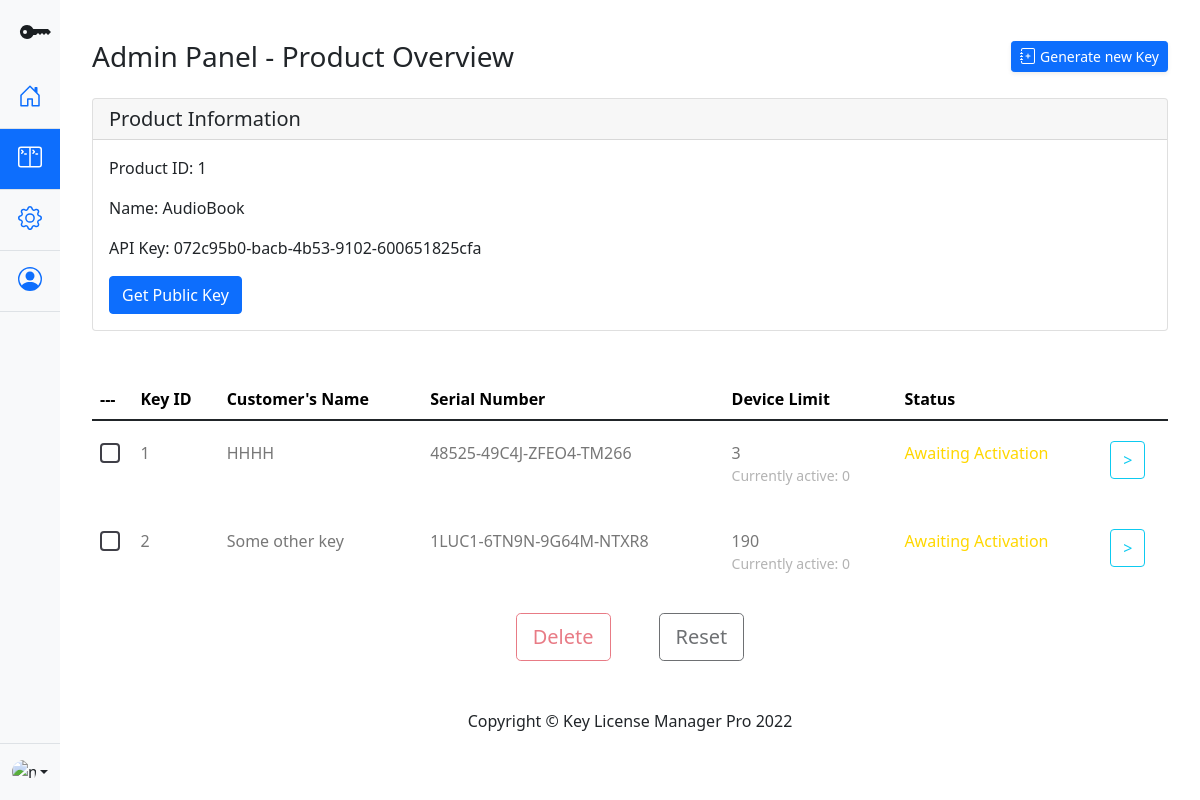
Screenshot of /cpanel/product/id/1 (signed in) with the database file from the repository.
### models.py (models this page shows)
class Product(db.Model):
    __tablename__ = "product"
    id = db.Column( db.Integer, primary_key=True )
    name = db.Column( db.String(100), unique=True )
    logo = db.Column( db.String(150) )
    privateK = db.Column(db.String(1100), unique=True)
    publicK = db.Column(db.String(1100), unique=True)
    apiK = db.Column( db.String(100), unique=True )

class Key(db.Model):
    __tablename__ = "key"
    id = db.Column(db.Integer, primary_key=True)
    productid = db.Column(db.Integer, db.ForeignKey('product.id'), nullable=False)
    customername = db.Column( db.String(100) )
    customeremail = db.Column( db.String(100) )
    customerphone = db.Column( db.String(20) )
    serialkey = db.Column( db.String(100), unique = True)
    maxdevices = db.Column( db.Integer )
    devices = db.Column( db.Integer )
    status = db.Column( db.Integer )

### main.py (the view)
@main.route('/cpanel/product/id/<productid>')
@login_required
def productDisplay(productid):
    keyList = DBAPI.getKeys(productid)
    productContent = DBAPI.getProductByID(productid)
    return render_template('product.html', prodID = productid, keyList = keyList, pcontent = productContent, pubKey = productContent.publicK.decode('utf-8'))

### databaseAPI.py (called while the page is built)
def getProductByID(productID):
    return Product.query.filter_by(id = productID).first()

def getKeys(productID):
    return Key.query.filter_by(productid = productID).all()

### templates/product.html (shortened to what this page needs)
<!doctype html>
<html lang="en">
	<head>
        <link rel="stylesheet" href="https://cdn.jsdelivr.net/npm/bootstrap-icons@1.8.1/font/bootstrap-icons.css">
		<link href="{{ url_for('static', filename='bootstrap.min.css') }}" rel="stylesheet">
		<link href="{{ url_for('static', filename='style.css') }}" rel="stylesheet">
	</head>
	<body>
        <section class="left-nav vh-100">
            <div class="d-flex flex-column bg-light vh-100" style="width: 5vw;">
                <a href="/" class="d-block p-3 link-dark text-decoration-none" title="Icon-only" data-bs-toggle="tooltip" data-bs-placement="right">
                    <svg xmlns="http://www.w3.org/2000/svg" width="40" height="32" fill="currentColor" class="bi bi-key-fill" viewBox="0 0 16 16">
                        <path d="M3.5 11.5a3.5 3.5 0 1 1 3.163-5H14L15.5 8 14 9.5l-1-1-1 1-1-1-1 1-1-1-1 1H6.663a3.5 3.5 0 0 1-3.163 2zM2.5 9a1 1 0 1 0 0-2 1 1 0 0 0 0 2z"/>
                    </svg>
                </a>
                <ul class="nav flex-grow-1 nav-pills nav-flush flex-column mb-auto text-center">
                    <li class="nav-item">
                        <a href="{{ url_for('main.cpanel') }}" class="nav-link py-3 border-bottom" aria-current="page" title="Home" data-bs-toggle="tooltip" data-bs-placement="right">
                            <svg class="bi" width="24" height="24" role="img" aria-label="Home">
                                <use xlink:href="#home"/>
                            </svg>
                        </a>
                    </li>
                    <li>
                        <a href="#" class="nav-link active py-3 border-bottom" title="Dashboard" data-bs-toggle="tooltip" data-bs-placement="right">
                        </a>
                    </li>
                    <li>
                        <a href="#" class="nav-link py-3 border-bottom" title="Orders" data-bs-toggle="tooltip" data-bs-placement="right">
                        </a>
                    </li>
                    <li>
                        <a href="#" class="nav-link py-3 border-bottom" title="Customers" data-bs-toggle="tooltip" data-bs-placement="right">
                            <svg class="bi" width="24" height="24" role="img" aria-label="Customers">
                                <use xlink:href="#people-circle"/>
                            </svg>
                        </a>
                    </li>
                </ul>
                <div class="dropdown border-top">
                    <a href="#" class="d-flex align-items-center justify-content-center p-3 link-dark text-decoration-none dropdown-toggle" id="dropdownUser3" data-bs-toggle="dropdown" aria-expanded="false">
                    <img src="https://github.com/mdo.png" alt="mdo" width="24" height="24" class="rounded-circle">
                    </a>
                </div>
            </div>
        </section>
        <div class="container-fluid right-display">
            <div id="content-wrapper" class="d-flex flex-column">
                <div id="content">
                    <div class="container-fluid special-padding main-body-setting">
                        <div class="d-sm-flex align-items-center justify-content-between mb-4">
                            <h1 class="h3 mb-0 text-gray-800">Admin Panel - Product Overview</h1>
                            <a id="createProductCall" href="#" class="d-none d-sm-inline-block btn btn-sm btn-primary shadow-sm">
                                <svg class="bi" width="16" height="16" role="img" aria-label="Home">
                                    <use xlink:href="#addproduct"/>
                                </svg>
                                Generate new Key</a>
                        </div>
                        <div class="container-fluid p-0">
                            <div class="card mb-5">
                                <h5 class="card-header">Product Information</h5>
                                <div class="card-body">
                                  <p class="card-text"><bold class="font-weight-bold">Product ID: </bold> {{ prodID }}</p>
                                  <p class="card-text"><bold class="font-weight-bold">Name: </bold> {{ pcontent.name }}</p>
                                  <p class="card-text"><bold class="font-weight-bold">API Key: </bold> {{ pcontent.apiK }}</p>
                                  <button id="getPubK" type="button" class="btn btn-primary">Get Public Key</button>
                                </div>
                            </div>
                            <div class="table-responsive custom-table-responsive">
                                {% if keyList|length > 0 %}
                                <table class="table custom-table">
                                    <thead>
                                        <tr>
                                            <th scope="col">
                                                ---
                                            </th>
                                            <th scope="col">Key ID</th>
                                            <th scope="col">Customer's Name</th>
                                            <th scope="col">Serial Number</th>
                                            <th scope="col">Device Limit</th>
                                            <th scope="col">Status</th>
                                        </tr>
                                    </thead>
                                    <tbody>
                                        {%for key in keyList%}
                                            <tr scope="row">
                                                <th scope="row">
                                                    <label class="control control--checkbox">
                                                        <div class="control__indicator"></div>
                                                    </label>
                                                </th>
                                                <td class="key-id-data">
                                                    {{ key.id }}
                                                </td>
                                                <td>{{ key.customername }}</td>
                                                <td>{{ key.serialkey }}</td>
                                                <td>
                                                    {{ key.maxdevices }}
                                                    <small class="d-block"><bold>Currently active:</bold> {{ key.devices }}</small>
                                                </td>
                                                {% if key.status == 0 %}
                                                    <td class="status-inactive">Awaiting Activation</td>
                                                {% elif key.status == 1 %}
                                                    <td class="status-active">Active</td>
                                                {% elif key.status == 2 %}
                                                    <td class="status-revoked">Revoked</td>
                                                {% endif %}
                                                <td>
                                                    <a href="{{ url_for('main.keyDataDisplay', keyid = key.id) }}">
                                                        <button type="button" class="btn btn-outline-info">></button>
                                                    </a>
                                                </td>
                                            </tr>
                                            <tr class="spacer">
                                                <td colspan="100"></td>
                                            </tr>
                                        {%endfor%}
                                    </tbody>
                                </table>
                                {% else %}
                                    <h2 class="empty-header-text">Oh no ... There are no keys here :(</h2>
                                    <p class="empty-paragraph-text">Click on "Generate new Key" to get started!</p>
                                {% endif %}
                            </div>
                            <div class="d-flex justify-content-center mb-5">
                                <button type="button" class="btn btn-lg btn-outline-danger ms-4 me-4 action-on-key disabled">Delete</button>
                                <button type="button" class="btn btn-lg btn-outline-dark ms-4 me-4 action-on-key disabled">Reset</button>
                            </div>
                        </div>
                    </div>
                </div>
                <footer class="sticky-footer bg-white">
                    <div class="container my-auto">
                        <div class="copyright text-center my-auto">
                            <span>Copyright © Key License Manager Pro 2022</span>
                        </div>
                    </div>
                </footer>
</div>
        </div>
    </body>
</html>

### static/style.css (style rules this page uses)
:root { --product-card-height: 20vh; }
body { min-height: 100vh; min-height: -webkit-fill-available; }
html { height: -webkit-fill-available; }
.bi { vertical-align: -.125em; pointer-events: none; fill: currentColor; }
.dropdown-toggle { outline: 0; }
.nav-flush .nav-link { border-radius: 0; }
.left-nav { position: fixed; left: 0; top: 0; width: 5vw; }
.right-display { padding-left: 5vw; padding-right: 0px !important; }
.special-padding { padding-left: 2rem !important; padding-right: 2rem !important; }
.custom-table { min-width: 900px; }
.custom-table thead tr, .custom-table thead th { border-top: none; border-bottom: none !important; color: rgb(0, 0, 0); }
.custom-table tbody th, .custom-table tbody td { color: #777; font-weight: 400; padding-bottom: 20px; padding-top: 20px; font-weight: 300; }
.custom-table tbody th small, .custom-table tbody td small { color: #b3b3b3; font-weight: 300; }
.custom-table tbody tr:not(.spacer) { border-radius: 7px; overflow: hidden; -webkit-transition: .3s all ease; -o-transition: .3s all ease; transition: .3s all ease; }
.custom-table tbody tr th, .custom-table tbody tr td { background: #ffffff; border: none; -webkit-transition: .3s all ease; -o-transition: .3s all ease; transition: .3s all ease; }
.custom-table tbody tr th a, .custom-table tbody tr td a { color: #b3b3b3; }
.custom-table tbody tr th:first-child, .custom-table tbody tr td:first-child { border-top-left-radius: 0px; border-bottom-left-radius: 0px; }
.custom-table tbody tr th:last-child, .custom-table tbody tr td:last-child { border-top-right-radius: 0px; border-bottom-right-radius: 0px; }
.custom-table tbody tr.spacer td { padding: 0 !important; height: 3px; border-radius: 0 !important; background: transparent !important; }
.control { display: block; position: relative; margin-bottom: 25px; cursor: pointer; font-size: 18px; }
.control__indicator { position: absolute; top: 2px; left: 0; height: 20px; width: 20px; border-radius: 4px; border: 2px solid #3f3f47; background: transparent; }
.control__indicator:after { font-family: 'Arial'; font-size: 1rem; content: ''; position: absolute; display: none; }
.control--checkbox .control__indicator:after { top: 50%; left: 50%; -webkit-transform: translate(-50%, -52%); -ms-transform: translate(-50%, -52%); transform: translate(-50%, -52%); }
.status-inactive { color: gold !important; }
.main-body-setting { margin-top: 5vh !important; }

### rows the page displays
Product: name "AudioBook", apiK "072c95b0-bacb-4b53-9102-600651825cfa"
Key: id "1", customername "HHHH", serialkey "48525-49C4J-ZFEO4-TM266", maxdevices "3", devices "0", status "Awaiting Activation"
Key: id "2", customername "Some other key", serialkey "1LUC1-6TN9N-9G64M-NTXR8", maxdevices "190", devices "0", status "Awaiting Activation"

### other values shown
{{ prodID }} "1"
